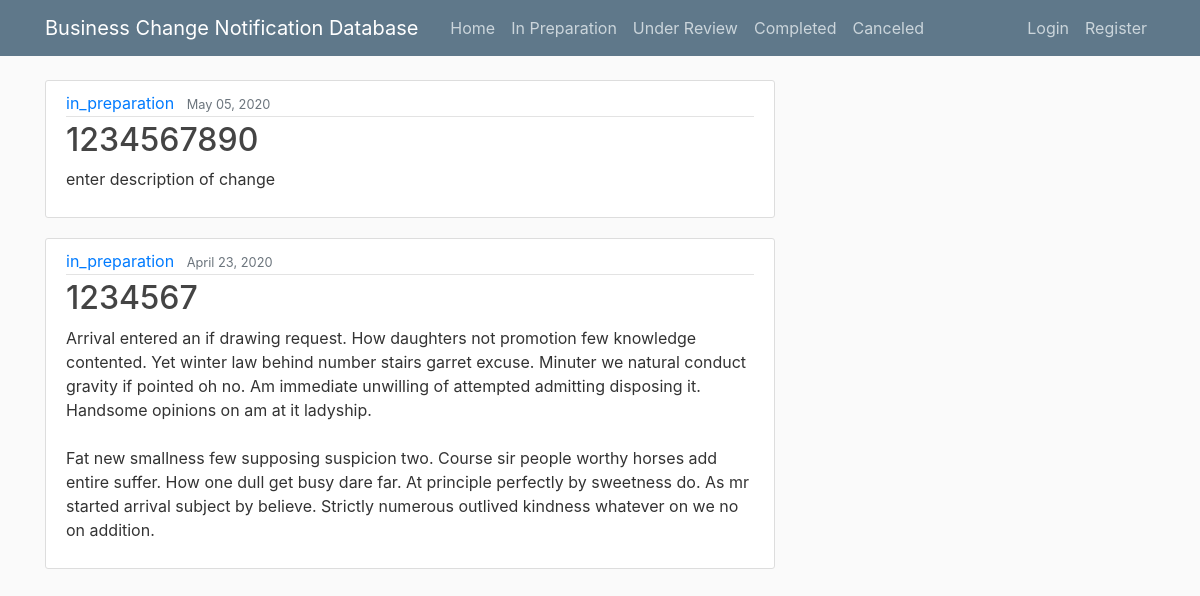
Screenshot of /post/state/in_preparation with the database file from the repository.
### blog/models.py (models this page shows, shortened)
class Post(models.Model):
    title = models.CharField(max_length=100, default="")
    content = models.TextField(default="")
    date_posted = models.DateTimeField(default=timezone.now)
    author = models.ForeignKey(User, on_delete=models.CASCADE)
    dcn_number = models.CharField(max_length=100, verbose_name='DCN number')
    state = models.CharField(max_length=100, default="")
    category_of_change = models.CharField(max_length=100, default="")
    description_of_change = models.TextField(default="enter description of change")
    reason_of_change = models.TextField(default="enter reason of change")
    closes_dcr = models.BooleanField(default=False)
    priority = models.CharField(max_length=7, choices=PRIORITY_CHOICES, default='1_week')

### blog/views.py (the view)
# urls.py: path('post/state/<str:state>', StatePostListView.as_view(), name='state-posts'),
class StatePostListView(ListView):
    model = Post
    template_name = 'blog/state_posts.html'  # <app>/<model>_<viewtype>.html
    context_object_name = 'posts'
    paginate_by = 10
    def get_queryset(self):
        return Post.objects.filter(state=self.kwargs.get('state')).order_by('-date_posted')

### blog/templates/blog/state_posts.html (shortened to what this page needs)
{% extends "blog/base.html" %}
{% block content %}
{% for post in posts %}
<article class="media content-section">
    <div class="media-body">
        <div class="article-metadata">
            <a class="mr-2" href="{% url 'state-posts' post.state %}">{{ post.state }}</a>
            <small class="text-muted">{{ post.date_posted|date:"F d, Y" }}</small>
        </div>
        <h2><a class="article-title" href="{% url 'post-detail' post.id %}">{{ post.dcn_number }}</a></h2>
        <p class="article-content">{{ post.description_of_change }}</p>
    </div>
</article>
{% endfor %}
{% endblock content %}

### blog/static/blog/main.css (style rules this page uses)
body { background: #fafafa; color: #333333; margin-top: 5rem; }
h1, h2, h3, h4, h5, h6 { color: #444444; }
.content-section { background: #ffffff; padding: 10px 20px; border: 1px solid #dddddd; border-radius: 3px; margin-bottom: 20px; }
.article-title { color: #444444; }
.article-content { white-space: pre-line; }
.article-metadata { padding-bottom: 1px; margin-bottom: 4px; border-bottom: 1px solid #e3e3e3 }

### rows the page displays
Post: state "in_preparation", date_posted "May 05, 2020", dcn_number "1234567890", description_of_change "enter description of change"
Post: state "in_preparation", date_posted "April 23, 2020", dcn_number "1234567", description_of_change "Arrival entered an if drawing request. How daughters not promotion few knowledge contented. Yet winter law behind number stairs garret excuse. Minuter we natural conduct gravity if pointed oh no. Am immediate unwilling of attempted admitting disposing it. Handsome opinions on am at it ladyship. Fat new smallness few supposing suspicion two. Course sir people worthy horses add entire suffer. How one dull get busy dare far. At principle perfectly by sweetness do. As mr started arrival subject by believe. Strictly numerous outlived kindness whatever on we no on addition."
